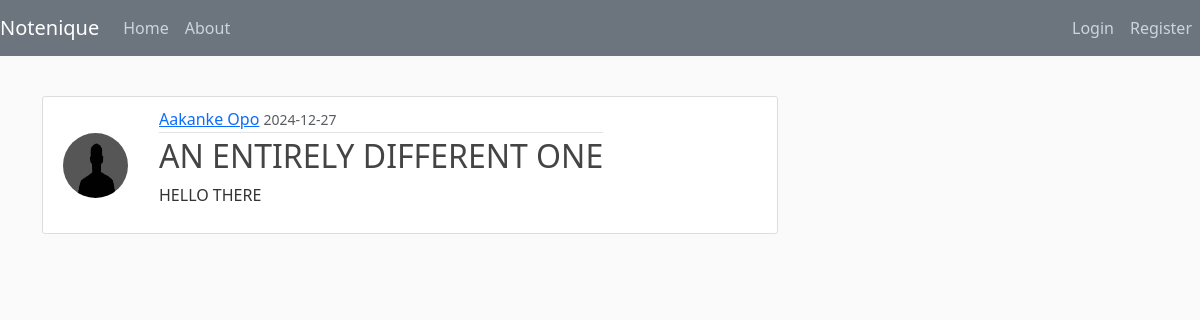
/note/3, run on an earlier commit of the app's database.
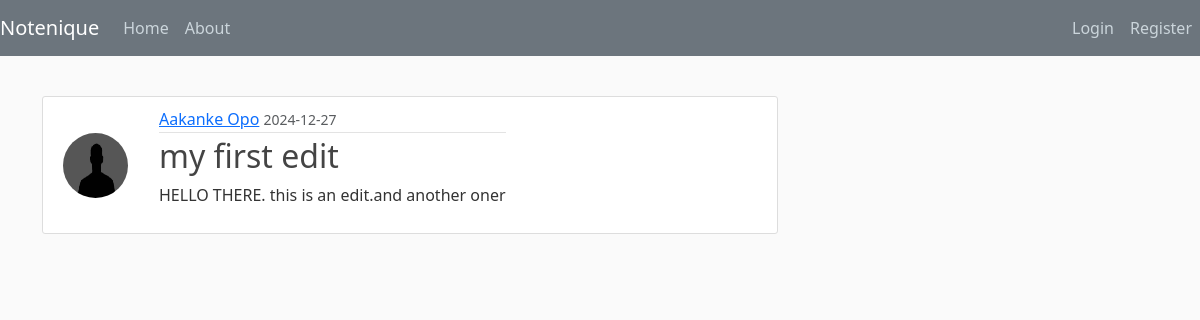
And on a later commit of the database.
### notenique/models.py (models this page shows, shortened)
class Note(db.Model):
  id = db.Column(db.Integer, primary_key=True)
  title = db.Column(db.String(100), nullable=False)
  date_posted = db.Column(db.DateTime, nullable=False, default=datetime.now(timezone.utc))
  content = db.Column(db.Text, nullable=False, )
  user_id = db.Column(db.Integer, db.ForeignKey('user.id'), nullable=False)

### notenique/notes/routes.py (the view)
@notes.route("/note/<int:note_id>")
def note(note_id):
  note = Note.query.get_or_404(note_id)
  return render_template('note.html', title=note.title, note=note)

### notenique/templates/note.html (shortened to what this page needs)
{% extends "layout.html" %}
{% block content %}
    <article class="media content-section">
        <img class="rounded-circle article-img" src="{{ url_for('static', filename='photo/' + note.author.image_file) }}" alt="profile photo">
        <div class="media-body">
            <div class="article-metadata">
                <a class="mr-2" href="#">{{ note.author.username }}</a>
                <small class="text-muted">{{ note.date_posted.strftime('%Y-%m-%d') }}</small>
            </div>
            <h2 class="article-title">{{ note.title }}</h2>
            <p class="article-content">{{ note.content  | safe}}</p>
        </div>
    </article>
{% endblock content %}

What changed in the data, as far as the page shows it:
changed Note: title "AN ENTIRELY DIFFERENT ONE" → "my first edit"; content "HELLO THERE" → "HELLO THERE. this is an edit.and another oner"
